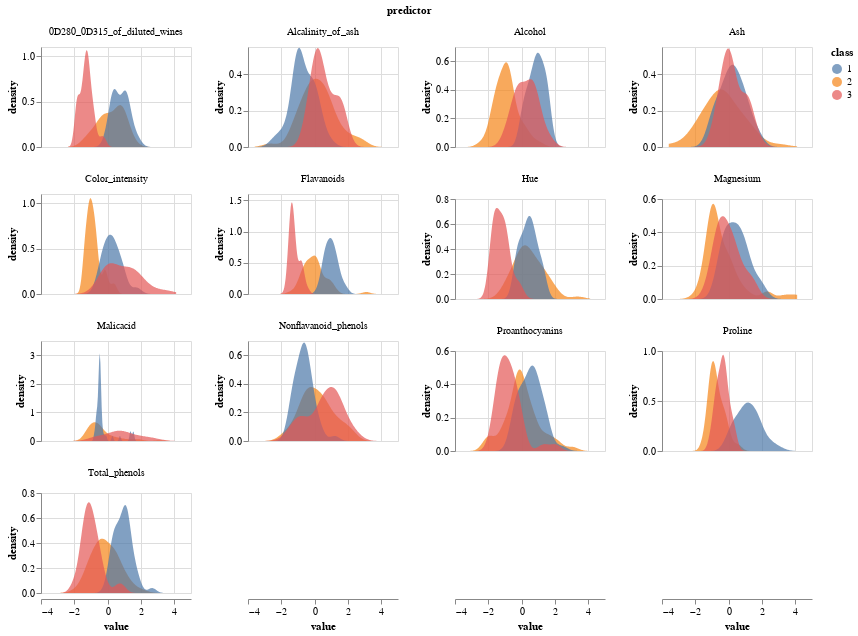

The notebook cell saved with this chart:
### Code cell
#Density plot for each numerical variable. Code adapted from https://github.com/ttimbers/breast_cancer_predictor_py

# melt for plotting via facets 
wine_melted = scaled_wine_train.melt(
    id_vars=['class'],
    var_name='predictor',
    value_name='value'
)
wine_melted

#Plot the distribution of each feature for each class of wine
alt.Chart(wine_melted, width=150, height=100).transform_density(
    'value',
    groupby=['class', 'predictor']
).mark_area(opacity=0.7).encode(
    x=alt.X("value:Q"),
    y=alt.Y('density:Q').stack(False),
    color='class:N'
).facet(
    'predictor:N',
    columns=4
).resolve_scale(
    y='independent'
)

### Figure 1 — Vega-Lite specification as saved in the notebook (floating-point values rounded to 4 significant figures; data arrays with more than 128 entries replaced by an {"elided": "..."} marker saying what was removed)
{"config": {"view": {"continuousWidth": 300, "continuousHeight": 300}}, "data": {"name": "data-72a987a3f83c11e213a4c8442fc9105c"}, "facet": {"field": "predictor", "type": "nominal"}, "spec": {"mark": {"type": "area", "opacity": 0.7}, "encoding": {"color": {"field": "class", "type": "nominal"}, "x": {"field": "value", "type": "quantitative"}, "y": {"field": "density", "stack": false, "type": "quantitative"}}, "height": 100, "transform": [{"density": "value", "groupby": ["class", "predictor"]}], "width": 150}, "columns": 4, "resolve": {"scale": {"y": "independent"}}, "$schema": "https://vega.github.io/schema/vega-lite/v5.15.1.json", "datasets": {"data-72a987a3f83c11e213a4c8442fc9105c": {"elided": "1612 records"}}}
